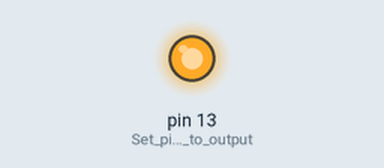
Simulated run of this sketch. Board: Arduino Uno, built with avr-gcc and run on an emulated ATmega328P. Shown: output pins drawn as LEDs (lit = HIGH). At 4.0 s the program stops and its outputs stay as they are.

Above: at 0.1 s.
At 2.1 s:
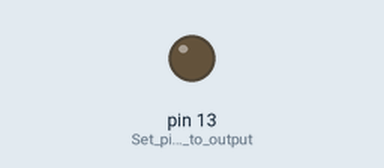
Timing chart, 0 to 3.6 s (numbered marks = the images above):
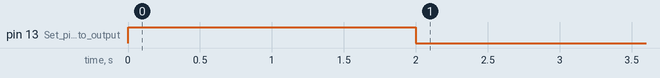

Measured:
- by itself, pin 13 (Set_pin_13_to_output): LOW → HIGH at 0.00 s, → LOW 2.0 s later

The sketch:

SIK_Circuit_1A-Blink.ino
```cpp
/*
  SparkFun Inventor’s Kit
  Circuit 1A-Blink

  Turns an LED connected to pin 13 on and off. Repeats forever.

  This sketch was written by SparkFun Electronics, with lots of help from the Arduino community.
  This code is completely free for any use.

  View circuit diagram and instructions at: https://learn.sparkfun.com/tutorials/sparkfun-inventors-kit-experiment-guide---v41
  Download code at: https://github.com/sparkfun/SIK-Guide-Code
*/

void setup() {

  pinMode(13, OUTPUT);      // Set pin 13 to output

}


void loop() {

  digitalWrite(13, HIGH);   // Turn on the LED

  delay(2000);              // Wait for two seconds

  digitalWrite(13, LOW);    // Turn off the LED

  delay(2000);              // Wait for two seconds


  exit(0);
}
```
